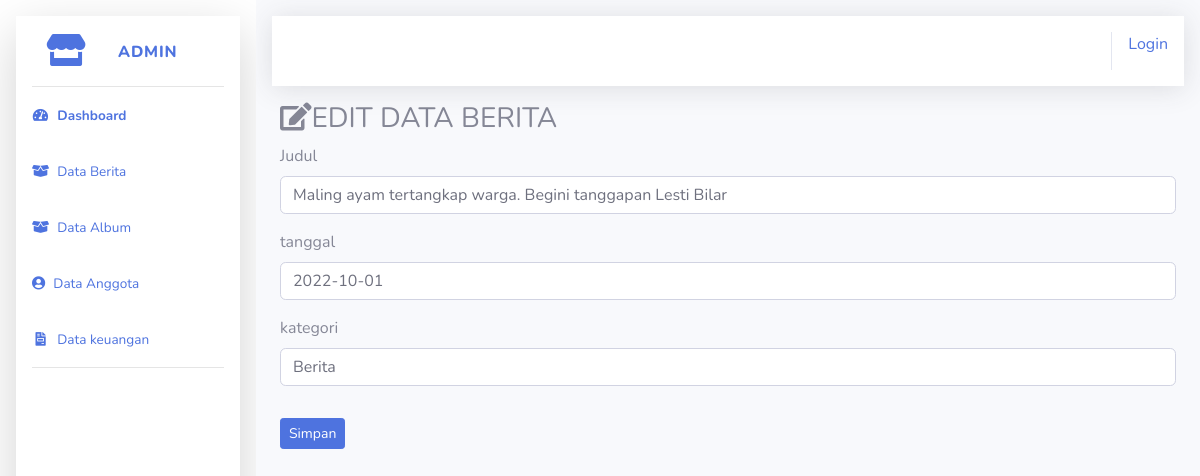
Page /info/edit/1 on the committed database.
### tables this page shows
CREATE TABLE `tb_info` (
  `id` int(5) NOT NULL,
  `judul` varchar(250) NOT NULL,
  `tanggal` date NOT NULL,
  `kategori` varchar(50) NOT NULL
);

### application/controllers/Info.php (called while the page is built, shortened)
<?php
class Info extends CI_Controller
{
    public function edit($id)
    {
        $where = array('id'=>$id);
        $data['info'] = $this->model_info->edit($where, 'tb_info')->result();
        $this->load->view('templates_admin/headers');
        $this->load->view('templates_admin/sidebar');
        $this->load->view('admin/edit_info', $data);
        $this->load->view('templates_admin/footer');
    }
}

### index.php (called while the page is built, shortened)
<?php
require_once BASEPATH.'core/CodeIgniter.php';

### application/models/Model_info.php (called while the page is built, shortened)
<?php
class Model_info extends CI_Model
{
    public function edit($where, $table)
    {
        return $this->db->get_where($table,$where);
    }
}

### application/views/admin/edit_info.php (the view, shortened to what this page needs)
<div class="container-fluid">
    <h3><i class="fas fa-edit"></i>EDIT DATA BERITA</h3>
    <?php foreach ($info as $ino) : ?>
        <form method="post" action="<?php echo base_url('info/update') ?>">
            <div class="form-group">
                <label>Judul</label>
                <input type="text" name="judul" class="form-control" value="<?php echo $ino->judul ?>">
            </div>
            <div class="form-group">
                <label>tanggal</label>
                <input type="text" name="tanggal" class="form-control" value="<?php echo $ino->tanggal ?>">
            </div>
            <div class="form-group">
                <label>kategori</label>
                <input type="text" name="kategori" class="form-control" value="<?php echo $ino->kategori ?>">
            </div>
            <button type="submit" class="btn btn-primary btn-sm mt-3">Simpan</button>
        <?php endforeach; ?>
</div>

### rows in the picture
tb_info: judul "Maling ayam tertangkap warga. Begini tanggapan Lesti Bilar", tanggal "2022-10-01", kategori "Berita"

### other values in the picture
anchor('auth/login', 'Login') "Login"
